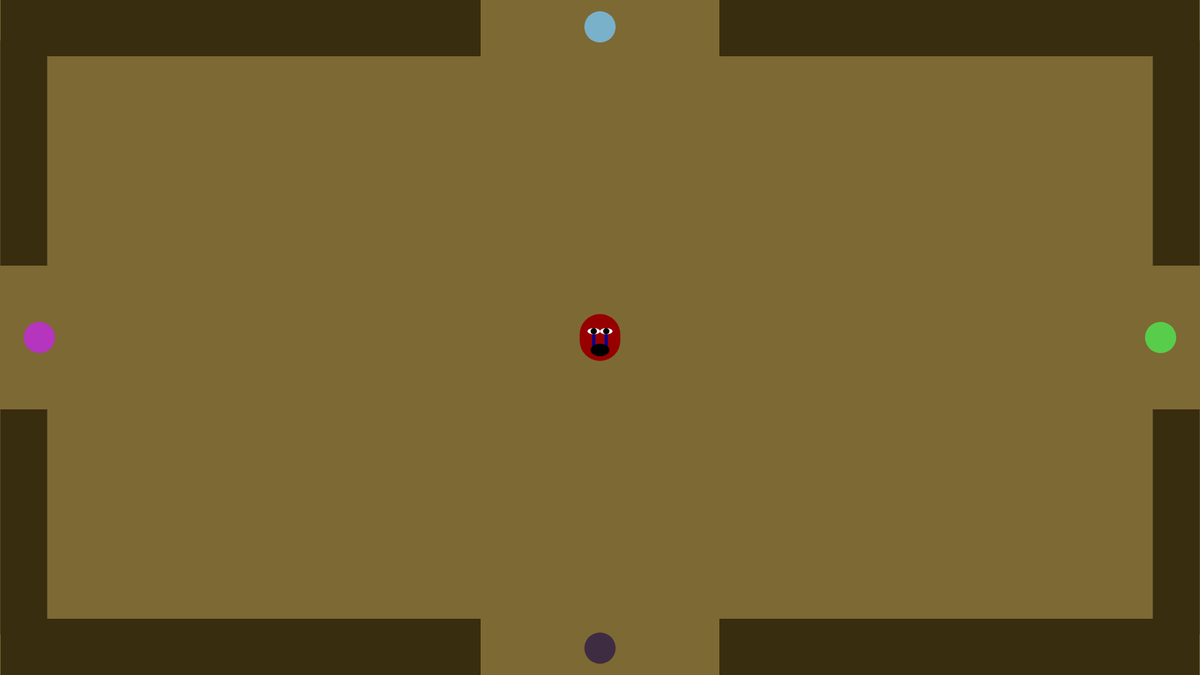
Frame 1 (no input)
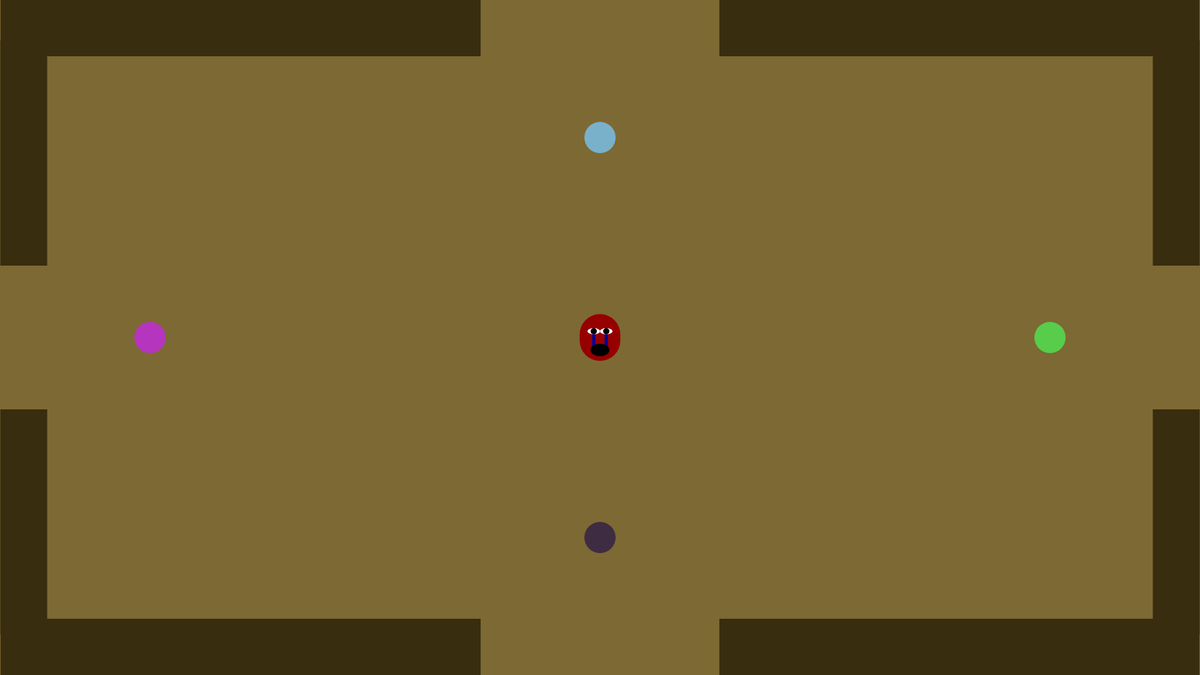
Frame 60 (no input)
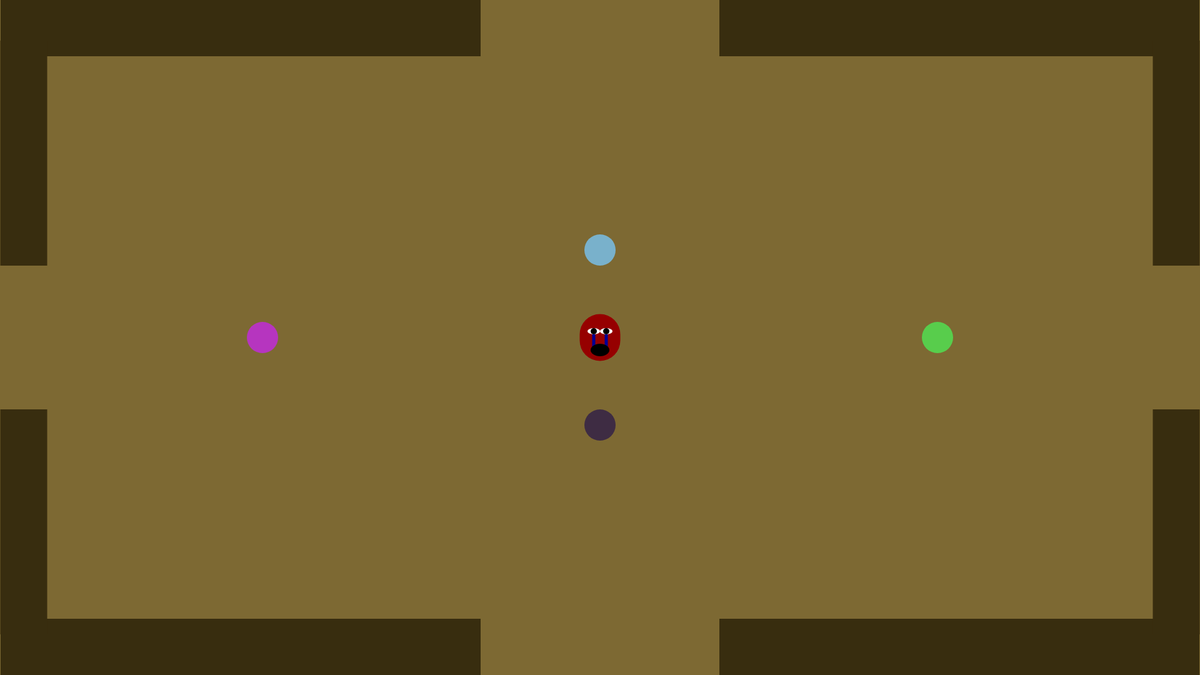
Frame 120 (the mouse pressed at the canvas centre since frame 60)

The p5.js sketch that drew these frames (run headless with seeded random() and noise() and a simulated clock; from frame 60 on, the mouse is pressed at the canvas centre):

// p5.js sketch
// ── sketch.js
//player character object
let character;

//wall objects
let room1;

//movement checks
let wPressed = false;
let aPressed = false;
let sPressed = false;
let dPressed = false;

//projectile variables
let projectiles = [];
let projectileCounter = 0;

//enemy variables
let enemies = [];
//enemy class
class Enemy{
    constructor(x,y){
        this.startX = x;
        this.startY = y;
        this.x = x;
        this.y = y;
        this.w = 50;
        this.h = 50;
        this.isDead = false;
        this.c1 = random(0,255);
        this.c2 = random(0,255);
        this.c3 = random(0,255);
        this.counter = 0;
    }

    display(){
        fill(this.c1,this.c2,this.c3);
        rect(this.x,this.y,this.w,this.h,50);
    }

    move(){
            if(this.x < character.x){
                this.x+=3;
            }
            if(this.x > character.x){
                this.x-=3;
            }
            if(this.y < character.y){
                this.y+=3;
            }
            if(this.y > character.y){
                this.y-=3;
            }
    }

    die(){
        this.x = this.startX;
        this.y = this.startY;
        this.counter = 0;
    }

    checkCollision(){
        for(let i = 0; i < projectiles.length; i++){
            if(projectiles[i].x < this.x + (this.w/2) && projectiles[i].x > this.x - (this.w/2) && projectiles[i].y < this.y + (this.h/2) && projectiles[i].y > this.y - (this.h/2) )
            {
                this.counter++;
            }
            if(this.counter >=25){
                this.die();
            }
        }
        console.log(this.counter);
    }
}

//projectile class
class Projectile{
    constructor(x,y,d){
        this.x = x;
        this.y = y;
        this.w = 20;
        this.h = 20;
        this.direction = d;
    }

    display(){
        rect(this.x,this.y,this.w,this.h,50);
    }

    move(){
        if(this.direction=="left"){
            this.x-=10;
        } else if(this.direction=="right"){
            this.x+=10;
        } else if(this.direction=="up"){
            this.y-=10;
        } else if(this.direction=="down"){
            this.y+=10;
        }
    }
}

//wall class 
class Room{
    constructor(x,y){
        this.x = x;
        this.y = y;
        this.w = 1920;
        this.h = 1080;
    }

    display(){
        rect(-575,-500,this.w/2.5,100);
        rect(575,-500,this.w/2.5,100);
        rect(-575,-500,this.w/2.5,100);
        rect(575,500,this.w/2.5,100);
        rect(-575,500,this.w/2.5,100);
        rect(-922,-295,75,this.h/3);
        rect(-922,+295,75,this.h/3);
        rect(922,-295,75,this.h/3);
        rect(922,+295,75,this.h/3);
    }
}
//player class
class Character{
    constructor(){
        //x,y,width,height
        this.x = 0;
        this.y = 0;
        this.w = 65;
        this.h = 75;
        this.projectileX = this.x;
        this.projectileY = this.X;
        this.counter = 0;
    }

    die(){
        this.x = 10000;
        this.y = 10000;
        for(let i = 0; i < enemies.length; i++){
            enemies[i].x = 100000;
            enemies[i].y = 100000;
        }
    }

    checkCollision(){
        for(let i = 0; i < enemies.length; i++){
            if(enemies[i].x < this.x + (this.w/2) && enemies[i].x > this.x - (this.w/2) && enemies[i].y < this.y + (this.h/2) && enemies[i].y > this.y - (this.h/2) )
            {
                this.counter++;
            }
            if(this.counter >=1){
                this.die();
            }
        }
        console.log(this.counter);
    }

    display(){
        rect(this.x,this.y,this.w,this.h,50);
        fill(0,0,150);
        rect(this.x-10,this.y,5,30);
        rect(this.x+10,this.y,5,30);
        fill(255);
        ellipse(this.x-10,this.y-10,20,10);
        ellipse(this.x+10,this.y-10,20,10);
        fill(0);
        ellipse(this.x-10,this.y-10,10,10);
        ellipse(this.x+10,this.y-10,10,10);
        fill(0);
        ellipse(this.x,this.y+20,30,20);
    }

    move(){
        if(wPressed){
            this.y-=7;
        } 
        if(sPressed){
            this.y+=7;
        }  
        if(aPressed){
            this.x-=7;
        }  
        if(dPressed){
            this.x+=7;
        } 
    }

    shoot(direction){
        let projectile = new Projectile(this.x,this.y,direction);
        projectiles.push(projectile);

        fill(150,0,0);
        if(direction=="left"){
            projectile.x-=2;
        } else if(direction=="right"){
            projectile.x+=2;
        } else if(direction=="up"){
            projectile.y-=2;
        } else if(direction=="down"){
            projectile.y+=2;
        }
    }
}

//setup function (runs once)
function setup(){
    //create the canvas
    createCanvas(1920, 1080);
    rectMode(CENTER);
    character = new Character();
    room1 = new Room(0,-170);
    projectile = new Projectile((character.x)/2,(character.y)/2);
    enemy1 = new Enemy(-900,0);
    enemy2 = new Enemy(900,0);
    enemy3 = new Enemy(0,500);
    enemy4 = new Enemy(0,-500);
    enemies.push(enemy1);
    enemies.push(enemy2);
    enemies.push(enemy3);
    enemies.push(enemy4);
}

//when key is pressed set movement boolean to true
function keyPressed(){
        if(wPressed === false && key=='w'){
            wPressed = true;
        } 
        if(sPressed === false && key=='s'){
            sPressed = true;
        } 
        if(aPressed === false && key=='a'){
            aPressed = true;
        } 
        if(dPressed === false && key=='d'){
            dPressed = true;
        }
        console.log(key);

        if(key==="ArrowLeft" ){
            character.shoot("left");
        } else if(key==="ArrowRight"){
            character.shoot("right");
        } else if(key==="ArrowUp"){
            character.shoot("up");
        } else if(key==="ArrowDown"){
            character.shoot("down");
        }
    }        

//when key is released set movement boolean to false
function keyReleased(){
    if(key=='w' || key == 'W'){
        wPressed = false;
    } 
    if(key=='s' || key == 'S'){
        sPressed = false;
    } 
    if(key=='a' || key == 'A'){
        aPressed = false;
    } 
    if(key=='d' || key=='D'){
        dPressed = false;
    }
}

//draw function (runs 60 times per second)
function draw(){
    noStroke();
    background(125, 105, 51);
    character.move();
    character.checkCollision();
    //center camera
    translate((1920/2),(1080/2));
    //translate(-character.x/2,-character.y/2);
    fill(205, 207, 93);
    fill(150,0,0);
    for(let i = 0; i < projectiles.length; i++){
        projectiles[i].display();
        projectiles[i].move();
        if(projectile.x<-875 || projectile.x>875 || projectile.y < -425 || projectile.y > 425){
            //projectile dissapears
        }
    }
    for(let i = 0; i < enemies.length; i++){
        enemies[i].move();
        enemies[i].display();
        enemies[i].checkCollision();
    }

    fill(150,0,0);
    character.display();
    projectile.x+=5;
    fill(56, 45, 15);
    room1.display();
    
}
